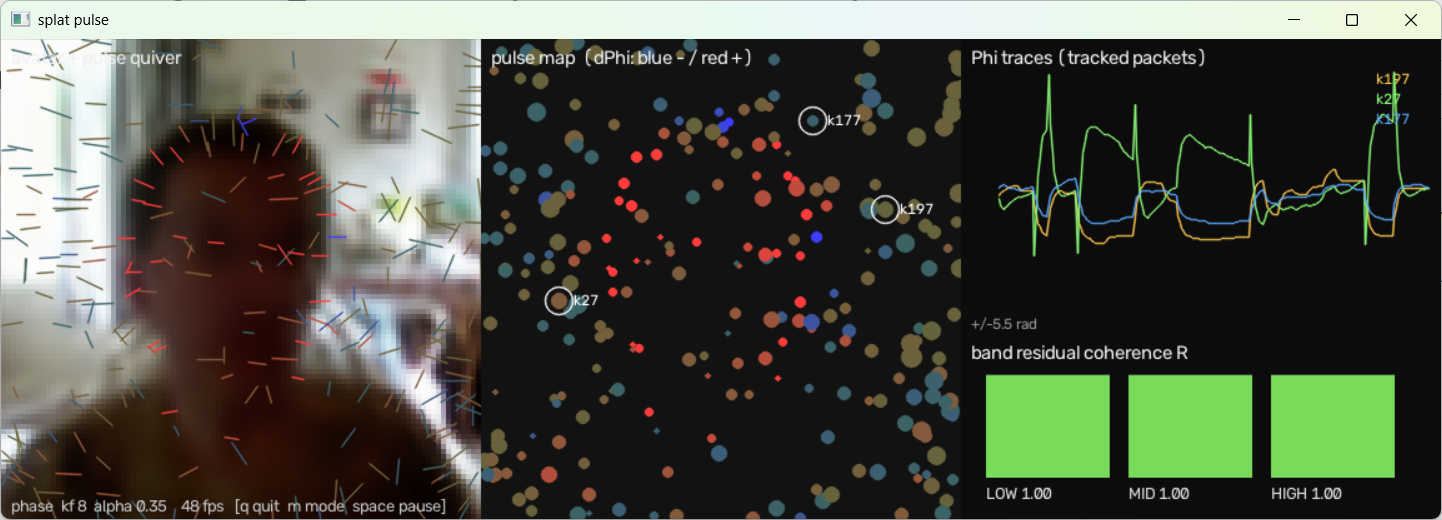

This chart was generated by the following Python code:
#!/usr/bin/env python3
# ======================================================================
# splat_pulse.py — live "pulse" tracker for the Gabor-splat medium.
#
# Drop next to tiny_avatar3.py + splat_trainer3v2.py + a trained .pt.
# Reuses the avatar driver's own machinery by import (FaceFramer,
# pursue, render_image, trainer loader); falls back to local copies if
# tiny_avatar3 / PyQt6 aren't importable, so it also runs standalone.
#
# WHAT IT SHOWS, per display frame, while the avatar is being driven
# (webcam keyframes or a latent walk) through the same pursue() loop
# the app uses:
#
#   [A] avatar render with a packet "quiver": each stable packet drawn
#       as an oriented tick at (p_k), length ~ amplitude, color = its
#       instantaneous phase velocity dPhi_k (blue<-0->red). Motion
#       shows up as color waves sweeping the face — the pulse.
#   [B] pulse map: packets in (px,py) space, color = dPhi_k, radius ~
#       amplitude; the 3 tracked orbit packets ringed white.
#   [C] instruments:
#         - scrolling Phi traces of the 3 tracked packets (the live
#           Takens signal; this is phase_orbit.py's orbit, streaming)
#         - band meters: LOW f<3 / MID 3-8 / HIGH f>=8 residual
#           coherence  R_band = |sum m e^{i e_k}| / sum m,  where
#           e_k = dPhi_k − (−2π f_k u_k·v_k) is the residual after
#           removing the keyframe-implied dispersion prediction
#           (v_k = alpha (p_T − p), same quantity the pursuit uses).
#           R -> 1: packets move as the dispersion form predicts.
#           R -> 0: phases scatter — the fire-side of the medium.
#
# HONESTY NOTES (do not hype):
#   - The band-coherence meter is an INSTRUMENT built on the dispersion
#     FORM. The dispersion law itself is chain-certified (selftest
#     r=+0.915) but still unmeasured on real pose video (P2 pending),
#     so read R as "agreement with the predicted form", not as a
#     certified physical invariant.
#   - The "fire = decoherence, hallucination-regularizer" story from
#     the framework doc is a hypothesis. This tool measures the
#     quantities that story is about; it does not confirm the story.
#     The registered, checkable claim it enables:
#       [PULSE-1] during smooth in-manifold driving, R_LOW stays above
#                 R_HIGH almost always (low-f skeleton holds lock while
#                 high-f detail scatters first).
#       [PULSE-2] framing breaks / off-manifold input produce a
#                 simultaneous collapse of R across bands, preceding
#                 visible recon degradation.
#     Both are logged to pulse_log.csv so they can be scored after a
#     session instead of eyeballed.
#   - No coherence *dampener* is applied anywhere in this tool. Build
#     the intervention only after the measurement says where the lever
#     is.
#
# USAGE
#   python splat_pulse.py --walk                    # latent walk, live window
#   python splat_pulse.py --cam 0                   # webcam-driven
#   python splat_pulse.py --walk --record out.mp4 --nframes 300   # headless
#   keys: q quit   m cycle pursuit mode   space pause
# ======================================================================

import argparse, csv, glob, math, os, sys, time
from collections import deque
import numpy as np

# ---------------------------------------------------------------------
# borrow the avatar app's machinery; fall back to local copies
# ---------------------------------------------------------------------
HERE = os.path.dirname(os.path.abspath(__file__))
sys.path.insert(0, HERE)
TA = None
try:
    import tiny_avatar3 as TA
except Exception as e:
    print(f"(tiny_avatar3 not importable: {type(e).__name__}: {e} — "
          "using built-in fallbacks)")

if TA is not None:
    FaceFramer   = TA.FaceFramer
    pursue       = TA.pursue
    clone_params = TA.clone_params
    render_image = TA.render_image
    normalize_crop = TA.normalize_crop
    find_trainer = TA.find_trainer
    import_trainer = TA.import_trainer
else:
    # ---- minimal fallbacks (verbatim math from tiny_avatar3) ----
    def find_trainer():
        for pat in ("splat_trainer3*.py", "splat_trainer*.py"):
            hits = sorted(glob.glob(os.path.join(HERE, pat)))
            if hits:
                return hits[-1]
        raise RuntimeError("no splat_trainer*.py next to splat_pulse.py")

    def import_trainer(path):
        import importlib.util
        spec = importlib.util.spec_from_file_location("splat_trainer", path)
        mod = importlib.util.module_from_spec(spec)
        spec.loader.exec_module(mod)
        return mod

    def normalize_crop(x, tgt_mean=0.52, tgt_std=0.26):
        m, s = float(x.mean()), float(x.std()) + 1e-6
        return np.clip((x - m) / s * tgt_std + tgt_mean, 0.0, 1.0)

    def render_image(ren, P):
        import torch
        px, py, s, th, f, c = P
        out = None
        for i in range(0, ren.N, ren.chunk):
            sl = slice(i, i + ren.chunk)
            cc = ren._chunk(px[:, sl], py[:, sl], s[:, sl],
                            th[:, sl], f[:, sl], c[:, sl])
            out = cc if out is None else out + cc
        return torch.sigmoid(out)

    def clone_params(P):
        return tuple(t.clone() for t in P)

    def _arc_step(a, b, alpha):
        import torch
        d = torch.remainder(b - a + math.pi, 2 * math.pi) - math.pi
        return a + alpha * d

    def pursue(P, T, alpha, mode):
        import torch
        px, py, s, th, f, c = P
        pxT, pyT, sT, thT, fT, cT = T
        L = lambda a, b: a + alpha * (b - a)
        s2, f2 = L(s, sT), L(f, fT)
        px2, py2 = L(px, pxT), L(py, pyT)
        th2 = _arc_step(th, thT, alpha)
        if mode == "lerp":
            c2 = L(c, cT)
        else:                                   # phase transport
            a_, b_ = c[..., 0], c[..., 1]
            aT, bT = cT[..., 0], cT[..., 1]
            m = torch.sqrt(a_ * a_ + b_ * b_ + 1e-12)
            mT = torch.sqrt(aT * aT + bT * bT + 1e-12)
            ph = torch.atan2(b_, a_); phT = torch.atan2(bT, aT)
            m2 = L(m, mT)
            ph2 = _arc_step(ph, phT, alpha)
            c2 = torch.stack([m2 * torch.cos(ph2),
                              m2 * torch.sin(ph2)], dim=-1)
        return (px2, py2, s2, th2, f2, c2)

    class FaceFramer:
        def __init__(self, margin=0.35, ema=0.30, every=2):
            import cv2 as cv
            cpath = os.path.join(cv.data.haarcascades,
                                 "haarcascade_frontalface_default.xml")
            self.det = cv.CascadeClassifier(cpath)
            if self.det.empty():
                self.det = None
            self.margin, self.ema, self.every = margin, ema, every
            self.box, self.f = None, 0
        def crop(self, fr):
            import cv2 as cv
            H, W = fr.shape[:2]
            if self.det is not None and self.f % self.every == 0:
                g = cv.cvtColor(fr, cv.COLOR_BGR2GRAY)
                det = self.det.detectMultiScale(g, 1.15, 5, minSize=(80, 80))
                if len(det):
                    x, y, w, h = max(det, key=lambda b: b[2] * b[3])
                    m = self.margin * max(w, h)
                    cx, cy = x + w / 2, y + h / 2
                    half = max(w, h) / 2 + m
                    if self.box is None:
                        self.box = (cx, cy, half)
                    else:
                        a = self.ema
                        self.box = (a * cx + (1 - a) * self.box[0],
                                    a * cy + (1 - a) * self.box[1],
                                    a * half + (1 - a) * self.box[2])
            self.f += 1
            if self.box is None:
                s = min(H, W)
                return fr[(H - s)//2:(H + s)//2, (W - s)//2:(W + s)//2]
            cx, cy, half = self.box
            s = int(half)
            x0, x1 = int(max(cx - s, 0)), int(min(cx + s, W))
            y0, y1 = int(max(cy - s, 0)), int(min(cy + s, H))
            c = fr[y0:y1, x0:x1]
            if c.size:
                return c
            s = min(H, W)
            return fr[(H - s)//2:(H + s)//2, (W - s)//2:(W + s)//2]

# ---------------------------------------------------------------------
# pulse math
# ---------------------------------------------------------------------
BANDS = (("LOW",  0.0, 3.0), ("MID", 3.0, 8.0), ("HIGH", 8.0, 99.0))

class PulseTracker:
    """Streams per-packet phasors out of the live pursued state P and
    keeps the composite phase Phi_k (referenced at an EMA of each
    packet's center — same construction phase_orbit.py certified)."""

    def __init__(self, npk):
        self.N = npk
        self.xb = None            # EMA centers (2,N)
        self.Zp = None            # previous composite phasor (N,)
        self.Phi = np.zeros(npk)  # cumulative unwrapped phase
        self.picks = None

    def step(self, P, T, alpha):
        px, py, sg, th, fq, co = [t[0].detach().cpu().numpy() for t in P]
        z = (co[..., 0] + 1j * co[..., 1]).mean(-1)          # (N,) lum phasor
        ctr = np.stack([px, py])
        self.xb = ctr if self.xb is None else 0.98 * self.xb + 0.02 * ctr
        carrier = 2 * np.pi * fq * (np.cos(th) * (self.xb[0] - px)
                                    + np.sin(th) * (self.xb[1] - py))
        Z = z * np.exp(1j * carrier)
        if self.Zp is None:
            dphi = np.zeros(self.N)
        else:
            dphi = np.angle(Z * np.conj(self.Zp))
        self.Zp = Z
        self.Phi += dphi
        amp = np.abs(Z)

        # keyframe-implied per-packet velocity + dispersion-form residual
        pxT, pyT = [t[0].detach().cpu().numpy() for t in T[:2]]
        vx, vy = alpha * (pxT - px), alpha * (pyT - py)
        pred = -2 * np.pi * fq * (np.cos(th) * vx + np.sin(th) * vy)
        resid = np.angle(np.exp(1j * (dphi - pred)))

        # per-band residual coherence R = |sum m e^{i e}| / sum m
        R = {}
        for name, lo, hi in BANDS:
            m = (fq >= lo) & (fq < hi) & (amp > 0.02)
            if m.sum() < 3:
                R[name] = np.nan
            else:
                R[name] = float(np.abs((amp[m] * np.exp(1j * resid[m])).sum())
                                / (amp[m].sum() + 1e-12))
        if self.picks is None:
            order = np.argsort(-amp)
            picks = [int(order[0])]
            for k in order[1:]:
                if all(np.hypot(px[k] - px[j], py[k] - py[j]) > 0.15
                       for j in picks):
                    picks.append(int(k))
                if len(picks) == 3:
                    break
            while len(picks) < 3:
                picks.append(int(order[len(picks)]))
            self.picks = picks
        return dict(px=px, py=py, th=th, fq=fq, amp=amp, dphi=dphi,
                    Phi=self.Phi.copy(), R=R, picks=self.picks)

# ---------------------------------------------------------------------
# drawing (pure cv2, no matplotlib in the loop)
# ---------------------------------------------------------------------
PANE = 384
TRAIL = 240

def phase_color(d, scale=0.25):
    """dphi -> BGR: blue negative, gray zero, red positive."""
    t = float(np.clip(d / scale, -1, 1))
    if t >= 0:
        return (60, int(60 + 40 * (1 - t)), int(100 + 155 * t))
    t = -t
    return (int(100 + 155 * t), int(60 + 40 * (1 - t)), 60)

def draw_panels(cv, av_rgb, S, hist, mode, kf, alpha, fps):
    H = PANE
    # [A] avatar + quiver
    A = cv.resize(av_rgb[:, :, ::-1], (H, H),
                  interpolation=cv.INTER_NEAREST).copy()
    amax = S["amp"].max() + 1e-9
    for k in range(len(S["px"])):
        if S["amp"][k] < 0.02:
            continue
        x, y = S["px"][k] * H, S["py"][k] * H
        L = 4 + 10 * S["amp"][k] / amax
        dx, dy = math.cos(S["th"][k]) * L, math.sin(S["th"][k]) * L
        cv.line(A, (int(x - dx), int(y - dy)), (int(x + dx), int(y + dy)),
                phase_color(S["dphi"][k]), 1, cv.LINE_AA)
    cv.putText(A, "avatar + pulse quiver", (8, 20),
               cv.FONT_HERSHEY_SIMPLEX, 0.5, (240, 240, 240), 1, cv.LINE_AA)

    # [B] pulse map
    B = np.full((H, H, 3), 18, np.uint8)
    for k in range(len(S["px"])):
        if S["amp"][k] < 0.02:
            continue
        x, y = int(S["px"][k] * H), int(S["py"][k] * H)
        r = int(2 + 6 * S["amp"][k] / amax)
        cv.circle(B, (x, y), r, phase_color(S["dphi"][k]), -1, cv.LINE_AA)
    for j, k in enumerate(S["picks"]):
        x, y = int(S["px"][k] * H), int(S["py"][k] * H)
        cv.circle(B, (x, y), 11, (255, 255, 255), 1, cv.LINE_AA)
        cv.putText(B, f"k{k}", (x + 12, y + 4), cv.FONT_HERSHEY_SIMPLEX,
                   0.4, (255, 255, 255), 1, cv.LINE_AA)
    cv.putText(B, "pulse map  (dPhi: blue - / red +)", (8, 20),
               cv.FONT_HERSHEY_SIMPLEX, 0.5, (240, 240, 240), 1, cv.LINE_AA)

    # [C] instruments
    C = np.full((H, H, 3), 12, np.uint8)
    # scrolling Phi traces (top 2/3)
    h1 = int(H * 0.62)
    cv.putText(C, "Phi traces (tracked packets)", (8, 20),
               cv.FONT_HERSHEY_SIMPLEX, 0.5, (240, 240, 240), 1, cv.LINE_AA)
    if len(hist) > 2:
        arr = np.array([[h["Phi"][k] for k in S["picks"]] for h in hist])
        arr = arr - arr[-1]                       # anchor now at 0
        lim = max(1.0, float(np.abs(arr).max()))
        cols = [(80, 200, 255), (120, 255, 140), (255, 170, 90)]
        n = len(arr)
        for j in range(3):
            pts = [(int(30 + (H - 40) * i / max(TRAIL - 1, 1)),
                    int(h1 / 2 - (h1 / 2 - 26) * arr[i, j] / lim))
                   for i in range(n)]
            for p, q in zip(pts[:-1], pts[1:]):
                cv.line(C, p, q, cols[j], 1, cv.LINE_AA)
            cv.putText(C, f"k{S['picks'][j]}", (H - 52, 36 + 16 * j),
                       cv.FONT_HERSHEY_SIMPLEX, 0.4, cols[j], 1, cv.LINE_AA)
        cv.putText(C, f"+/-{lim:.1f} rad", (8, h1 - 6),
                   cv.FONT_HERSHEY_SIMPLEX, 0.4, (150, 150, 150), 1,
                   cv.LINE_AA)
    # band coherence bars (bottom)
    cv.putText(C, "band residual coherence R", (8, h1 + 18),
               cv.FONT_HERSHEY_SIMPLEX, 0.5, (240, 240, 240), 1, cv.LINE_AA)
    for i, (name, _, _) in enumerate(BANDS):
        r = S["R"].get(name, np.nan)
        x0 = 20 + i * ((H - 40) // 3)
        w = (H - 40) // 3 - 16
        y0, y1 = h1 + 30, H - 34
        cv.rectangle(C, (x0, y0), (x0 + w, y1), (60, 60, 60), 1)
        if not np.isnan(r):
            hgt = int((y1 - y0) * r)
            col = (90, 220, 120) if r > 0.7 else \
                  ((90, 200, 240) if r > 0.4 else (80, 80, 250))
            cv.rectangle(C, (x0, y1 - hgt), (x0 + w, y1), col, -1)
        cv.putText(C, f"{name} {'' if np.isnan(r) else f'{r:.2f}'}",
                   (x0, H - 16), cv.FONT_HERSHEY_SIMPLEX, 0.45,
                   (220, 220, 220), 1, cv.LINE_AA)
    out = np.concatenate([A, B, C], axis=1)
    cv.putText(out, f"{mode}  kf {kf}  alpha {alpha:.2f}  {fps:4.0f} fps"
               "   [q quit  m mode  space pause]",
               (8, PANE - 6), cv.FONT_HERSHEY_SIMPLEX, 0.45,
               (200, 200, 200), 1, cv.LINE_AA)
    return out

# ---------------------------------------------------------------------
def main():
    import cv2 as cv
    import torch
    ap = argparse.ArgumentParser()
    ap.add_argument("--ckpt", default=None, help="trained .pt (default: "
                    "newest model2.pt under runs/ or cwd)")
    ap.add_argument("--cam", type=int, default=None)
    ap.add_argument("--walk", action="store_true")
    ap.add_argument("--kf", type=int, default=8)
    ap.add_argument("--alpha", type=float, default=0.35)
    ap.add_argument("--mode", default="phase",
                    choices=["phase", "lerp"])
    ap.add_argument("--walk-step", type=float, default=2.5)
    ap.add_argument("--z-max", type=float, default=12.0)
    ap.add_argument("--no-align", action="store_true")
    ap.add_argument("--no-norm", action="store_true")
    ap.add_argument("--record", default=None, help="write mp4 instead of "
                    "opening a window (headless)")
    ap.add_argument("--nframes", type=int, default=300,
                    help="frames to run in --record mode")
    ap.add_argument("--log", default="pulse_log.csv")
    args = ap.parse_args()
    if args.cam is None and not args.walk:
        args.walk = True

    ckpt = args.ckpt
    if ckpt is None:
        cand = (sorted(glob.glob(os.path.join(HERE, "runs", "*", "*.pt")))
                + sorted(glob.glob(os.path.join(HERE, "*.pt"))))
        if not cand:
            sys.exit("no .pt found — pass --ckpt")
        ckpt = cand[-1]
    ST = import_trainer(find_trainer())
    dev = torch.device("cuda" if torch.cuda.is_available() else "cpu")
    ck = torch.load(ckpt, map_location="cpu", weights_only=False)
    model = ST.SplatVAE(ck["image_size"], ck["num_packets"])
    model.load_state_dict(ck["sd"]); model.eval().to(dev)
    ren = model.ren
    LATENT = getattr(ST, "LATENT", 128)
    print(f"{os.path.basename(ckpt)}: {ck['image_size']}px / "
          f"{ck['num_packets']} packets on {dev}")

    tracker = PulseTracker(ck["num_packets"])
    hist = deque(maxlen=TRAIL)
    logf = open(args.log, "w", newline="")
    logw = csv.writer(logf)
    logw.writerow(["frame", "R_LOW", "R_MID", "R_HIGH",
                   "Phi_a", "Phi_b", "Phi_c", "mode"])

    cap = framer = None
    if args.cam is not None:
        cap = cv.VideoCapture(args.cam)
        if not cap.isOpened():
            sys.exit("webcam failed — use --walk")
        framer = None if args.no_align else FaceFramer()
    g = torch.Generator().manual_seed(0)
    z = torch.randn(1, LATENT, generator=g).to(dev)

    writer = None
    if args.record:
        writer = cv.VideoWriter(args.record,
                                cv.VideoWriter_fourcc(*"mp4v"),
                                30, (PANE * 3, PANE))

    def keyframe_from_z(zz):
        with torch.no_grad():
            return ren.activate(model.dec(zz).float())

    P = T = None
    mode, paused = args.mode, False
    f, fps, t_last = 0, 0.0, time.time()
    try:
        while True:
            if not paused:
                if cap is not None:
                    ok, frame = cap.read()
                    if not ok:
                        break
                    crop = framer.crop(frame) if framer is not None else None
                    if crop is None:
                        h, w = frame.shape[:2]; s = min(h, w)
                        crop = frame[(h - s)//2:(h + s)//2,
                                     (w - s)//2:(w + s)//2]
                    x = cv.resize(crop, (ren.H, ren.W))[:, :, ::-1] \
                        .astype(np.float32) / 255.0
                    if not args.no_norm:
                        x = normalize_crop(x)
                    if f % max(1, args.kf) == 0 or T is None:
                        xt = torch.from_numpy(np.ascontiguousarray(
                            x.transpose(2, 0, 1)))[None].to(dev)
                        with torch.no_grad():
                            mu, _ = model.enc(xt)
                            T = keyframe_from_z(mu)
                else:
                    if f % max(1, args.kf) == 0 or T is None:
                        step = torch.randn(1, LATENT, generator=g).to(dev)
                        z2 = z + args.walk_step * step
                        z2 = z2 * min(1.0, args.z_max / (z2.norm() + 1e-9))
                        z = z2
                        T = keyframe_from_z(z)
                if P is None:
                    P = clone_params(T)
                with torch.no_grad():
                    P = pursue(P, T, args.alpha, mode)
                    img = render_image(ren, P)
                av = (img[0].clamp(0, 1) * 255).byte() \
                    .permute(1, 2, 0).cpu().numpy()
                S = tracker.step(P, T, args.alpha)
                hist.append(S)
                logw.writerow([f] + [f"{S['R'].get(n, float('nan')):.4f}"
                                     for n, _, _ in BANDS]
                              + [f"{S['Phi'][k]:.4f}" for k in S["picks"]]
                              + [mode])
                now = time.time()
                fps = 0.9 * fps + 0.1 / max(now - t_last, 1e-6)
                t_last = now
                canvas = draw_panels(cv, av, S, hist, mode,
                                     args.kf, args.alpha, fps)
                f += 1
            if writer is not None:
                writer.write(canvas)
                if f >= args.nframes:
                    break
            else:
                cv.imshow("splat pulse", canvas)
                k = cv.waitKey(1) & 0xFF
                if k == ord("q"):
                    break
                if k == ord("m"):
                    mode = "lerp" if mode == "phase" else "phase"
                if k == ord(" "):
                    paused = not paused
    finally:
        logf.close()
        if cap is not None:
            cap.release()
        if writer is not None:
            writer.release()
            print(f"wrote {args.record} ({f} frames)")
        else:
            cv.destroyAllWindows()
        print(f"log: {args.log}  ({f} frames) — score PULSE-1/2 from it")

if __name__ == "__main__":
    main()
